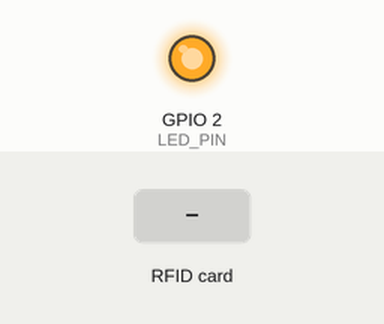
Simulated run of this sketch. Board: ESP32. Parts: output pins drawn as LEDs (lit = HIGH). Dashed ring = blinking. The test bench sets the inputs (shaded band). The modem accepts every AT command (registered, SIM ready, sends succeed) and sends nothing else; what the sketch prints to the serial monitor is not drawn.

Above: at 0.6 s.
At 7.4 s:
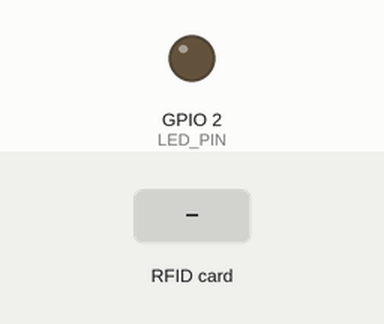
7.5 s: RFID card 5E 7A 19 C4 held to the reader
At 9.82 s:
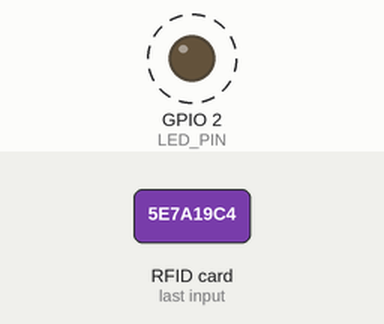
Timing chart, 0 to 12.1 s (numbered marks = the images above; inputs shaded):
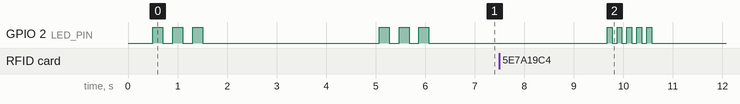

Measured:
- after the input at 7.5 s, GPIO 2 (LED_PIN): alternates HIGH for 0.10 s and LOW for 0.10 s, 10 changes in all, then stays LOW, starting after 2.2 s

The sketch:

koding_esp.ino
```cpp
#include <ArduinoJson.h>
#include <MFRC522.h>
#include <SPI.h>

String APN          = "internet";
String SERVER_HOST  = "audira.id";
String DEVICE_TOKEN = "AUDIRA-HW-001";

#define RXD2    16
#define TXD2    17
#define SS_PIN  5
#define RST_PIN 22
#define LED_PIN 2

#define HEARTBEAT_INTERVAL_MS 10000
#define RFID_DEBOUNCE_MS      1000

MFRC522 rfid(SS_PIN, RST_PIN);
unsigned long lastHeartbeat = 0;
String lastScannedUID = "";
unsigned long lastScanTime = 0;
bool isLTEConnected = false;
bool isConnectedToRoom = false;

String sendDataWaitResponse(String command, String waitString, const int timeout) {
  String response = "";
  bool found = false;

  Serial.println("\n>> " + command);
  Serial2.println(command);

  unsigned long startTime = millis();
  unsigned long lastCharTime = millis();

  while ((millis() - startTime) < (unsigned long)timeout) {
    if (Serial2.available()) {
      char c = Serial2.read();
      response += c;
      lastCharTime = millis();

      if (response.indexOf(waitString) >= 0) {
        delay(20);
        while (Serial2.available()) response += (char)Serial2.read();
        found = true;
        break;
      }
    } else {
      if (response.length() > 0 && (millis() - lastCharTime) > 50) {
        break;
      }
    }
  }

  if (found) {
    Serial.print("<< " + response);
  } else if (response.length() == 0) {
    Serial.println("<< [TIMEOUT] Modul lambat merespon...");
  }
  return response;
}

void initLTE() {
  Serial.println("\n[LTE] Menginisialisasi modul 4G...");

  sendDataWaitResponse("AT", "OK", 2000);
  sendDataWaitResponse("AT+HTTPTERM", "OK", 2000);

  sendDataWaitResponse("AT+CGATT=1", "OK", 5000);
  sendDataWaitResponse("AT+CGDCONT=1,\"IP\",\"" + APN + "\"", "OK", 5000);
  sendDataWaitResponse("AT+CGACT=1,1", "OK", 10000);
  sendDataWaitResponse("AT+CGPADDR", "+CGPADDR:", 5000);

  isLTEConnected = true;
  Serial.println("[LTE] Jaringan siap. Mesin HTTPS standby.");
}

int sendHTTPPost(String endpoint, String jsonPayload) {
  if (!isLTEConnected) return -1;

  String url = "https://" + SERVER_HOST + endpoint;

  sendDataWaitResponse("AT+HTTPTERM", "OK", 1000);
  sendDataWaitResponse("AT+HTTPINIT", "OK", 3000);

  sendDataWaitResponse("AT+HTTPPARA=\"URL\",\"" + url + "\"", "OK", 3000);
  sendDataWaitResponse("AT+HTTPPARA=\"CONTENT\",\"application/json\"", "OK", 2000);

  String dataCommand = "AT+HTTPDATA=" + String(jsonPayload.length()) + ",10000";
  sendDataWaitResponse(dataCommand, "DOWNLOAD", 3000);

  Serial.println(">> Mengirim JSON: " + jsonPayload);
  sendDataWaitResponse(jsonPayload, "OK", 3000);

  String actionResp = sendDataWaitResponse("AT+HTTPACTION=1", "+HTTPACTION:", 15000);

  int httpCode = 0;
  int idx = actionResp.indexOf("+HTTPACTION: 1,");
  if (idx >= 0) {
    int codeStart = idx + 15;
    httpCode = actionResp.substring(codeStart, codeStart + 3).toInt();
  }

  Serial.println("[HTTP] Status Code: " + String(httpCode));

  if (httpCode > 0) {
    sendDataWaitResponse("AT+HTTPREAD=0,500", "+HTTPREAD:", 3000);
  }

  sendDataWaitResponse("AT+HTTPTERM", "OK", 1000);
  return httpCode;
}

void sendHeartbeat() {
  Serial.println("\n[API] Mengirim Heartbeat...");
  JsonDocument doc;
  doc["device_token"] = DEVICE_TOKEN;

  String payload;
  serializeJson(doc, payload);

  int httpCode = sendHTTPPost("/api/iot/heartbeat", payload);

  if (httpCode == 200) {
    Serial.println("[HB] Sukses! Terhubung ke room.");
    isConnectedToRoom = true;
    digitalWrite(LED_PIN, HIGH);
  } else if (httpCode == 404) {
    Serial.println("[HB] Belum terhubung ke room. Menunggu binding dari Web...");
    isConnectedToRoom = false;
    blinkLED(2, 500);
  } else {
    Serial.println("[HB] Error HTTP " + String(httpCode));
    blinkLED(3, 200);
  }
}

void sendRFIDScan(String uid) {
  Serial.println("\n[API] Mengirim RFID Scan: " + uid);
  JsonDocument doc;
  doc["device_token"] = DEVICE_TOKEN;
  doc["rfid_uid"] = uid;

  String payload;
  serializeJson(doc, payload);

  if (!isLTEConnected) return;
  String url = "https://" + SERVER_HOST + "/api/iot/rfid-scan";

  sendDataWaitResponse("AT+HTTPTERM", "OK", 500);
  sendDataWaitResponse("AT+HTTPINIT", "OK", 2000);
  sendDataWaitResponse("AT+HTTPPARA=\"URL\",\"" + url + "\"", "OK", 2000);
  sendDataWaitResponse("AT+HTTPPARA=\"CONTENT\",\"application/json\"", "OK", 1000);

  String dataCmd = "AT+HTTPDATA=" + String(payload.length()) + ",10000";
  sendDataWaitResponse(dataCmd, "DOWNLOAD", 2000);
  Serial.println(">> JSON: " + payload);
  sendDataWaitResponse(payload, "OK", 2000);

  String actionResp = sendDataWaitResponse("AT+HTTPACTION=1", "+HTTPACTION:", 15000);

  int httpCode = 0;
  int idx = actionResp.indexOf("+HTTPACTION: 1,");
  if (idx >= 0) {
    httpCode = actionResp.substring(idx + 15, idx + 18).toInt();
  }

  sendDataWaitResponse("AT+HTTPTERM", "OK", 500);

  Serial.println("[SCAN] Status: " + String(httpCode));
  if (httpCode == 200) {
    Serial.println("[SCAN] [+] Kartu berhasil dikirim!");
    blinkLED(2, 150);
  } else {
    Serial.println("[SCAN] [-] Ditolak. Kode: " + String(httpCode));
    blinkLED(5, 100);
  }
}

String getUID() {
  String uid = "";
  for (byte i = 0; i < rfid.uid.size; i++) {
    if (rfid.uid.uidByte[i] < 0x10)
      uid += "0";
    uid += String(rfid.uid.uidByte[i], HEX);
  }
  uid.toUpperCase();
  return uid;
}

void blinkLED(int times, int delayMs) {
  for (int i = 0; i < times; i++) {
    digitalWrite(LED_PIN, HIGH);
    delay(delayMs);
    digitalWrite(LED_PIN, LOW);
    delay(delayMs);
  }
  if (isConnectedToRoom) digitalWrite(LED_PIN, HIGH);
}

void setup() {
  Serial.begin(115200);
  Serial2.begin(115200, SERIAL_8N1, RXD2, TXD2);
  Serial2.setTimeout(100);
  delay(500);

  Serial.println("\n====================================");
  Serial.println("  AUDIRA IoT — STABLE EDITION v2.0");
  Serial.println("====================================");

  pinMode(LED_PIN, OUTPUT);
  blinkLED(3, 200);

  SPI.begin();
  rfid.PCD_Init();
  Serial.println("[RFID] Sensor Aktif.");

  initLTE();

  sendHeartbeat();
  lastHeartbeat = millis();
}

void loop() {
  if (millis() - lastHeartbeat >= HEARTBEAT_INTERVAL_MS) {
    sendHeartbeat();
    lastHeartbeat = millis();
  }

  if (rfid.PICC_IsNewCardPresent() && rfid.PICC_ReadCardSerial()) {
    String uid = getUID();

    if (uid != lastScannedUID || millis() - lastScanTime > RFID_DEBOUNCE_MS) {
      lastScannedUID = uid;
      lastScanTime = millis();

      sendRFIDScan(uid);
    }
    rfid.PICC_HaltA();
    rfid.PCD_StopCrypto1();
  }
}
```
